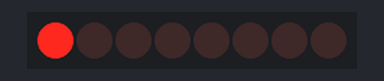
Bench run of a sketch on a simulated Arduino Uno, built with avr-gcc and run on an emulated ATmega328P. On the bench: 8 shift-register outputs drawn as a row of LEDs (first output left, lit = HIGH). Wiring (inferred from the names in the program): shift register (74HC595): data pin 11; shift clock pin 12; latch pin 8. Wiring (inferred from the signals the program sends): row of LEDs: on Q0, Q1, Q2, Q3, Q4, Q5, Q6, Q7.

Above: at 0.2 s.
At 1.2 s:
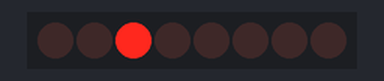
At 1.7 s:
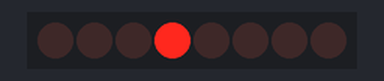
At 2.2 s:
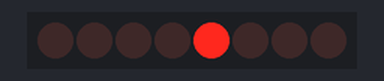
At 3.2 s:
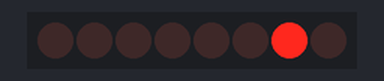
At 4.7 s:
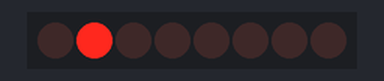
Timing chart, 0 to 5.2 s (numbered marks = the images above):
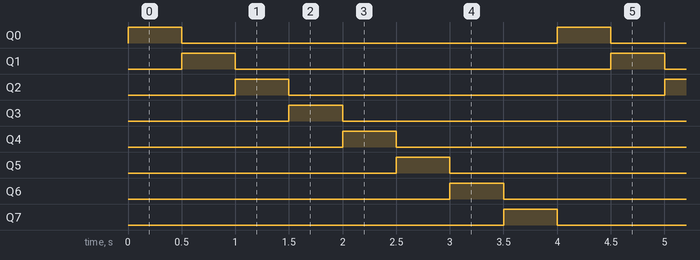

Measured:
- by itself, Q0–7: alternates HIGH for 0.50 s and LOW for 3.5 s
- by itself, everything shown: repeats every 4.0 s, in 8 steps

The sketch:

12-1_practice.ino
```cpp
int latch = 8;
int clock = 12;
int data = 11;

void setup() {
  pinMode(latch, OUTPUT);
  pinMode(clock, OUTPUT);
  pinMode(data, OUTPUT);
}

void loop() {
  for (int i = 0; i < 8; i++) {
    digitalWrite(latch, LOW);
    shiftOut(data, clock, MSBFIRST, 1 << i);
    digitalWrite(latch, HIGH);
    delay(500);
  }
}
```
